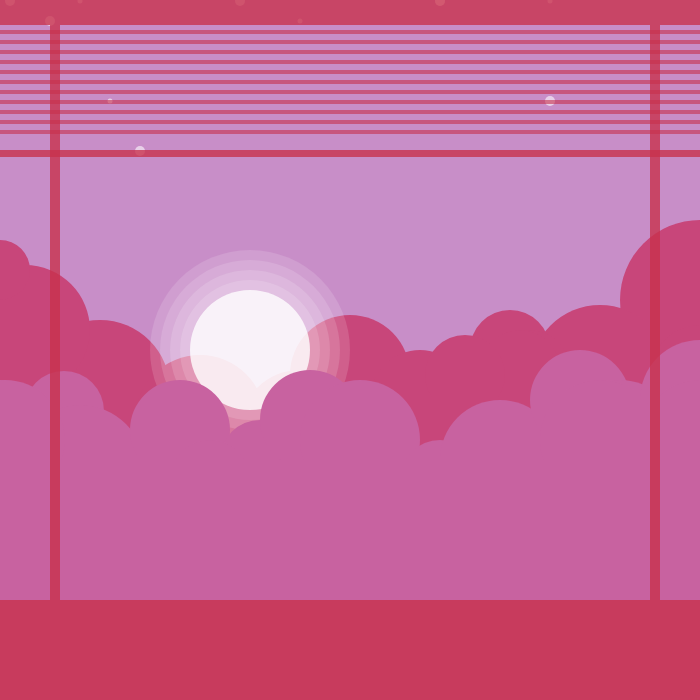
Frame 1 (no input)
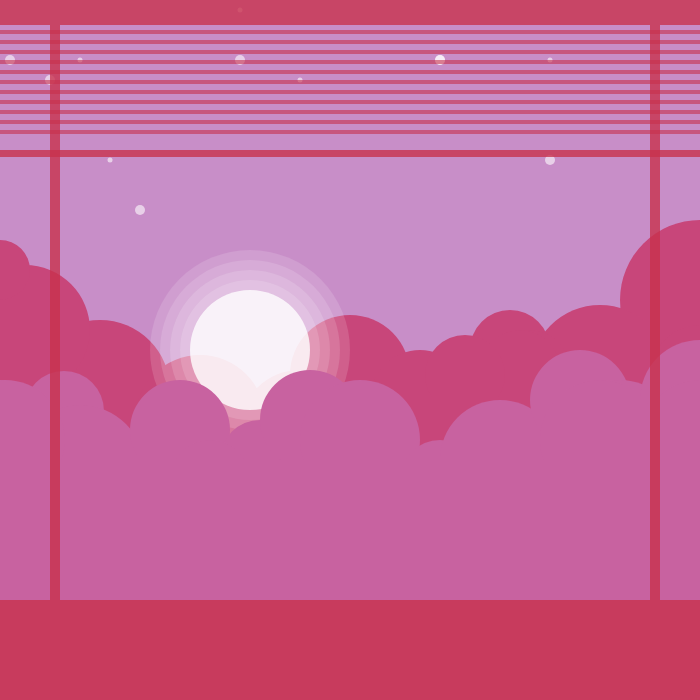
Frame 60 (no input)
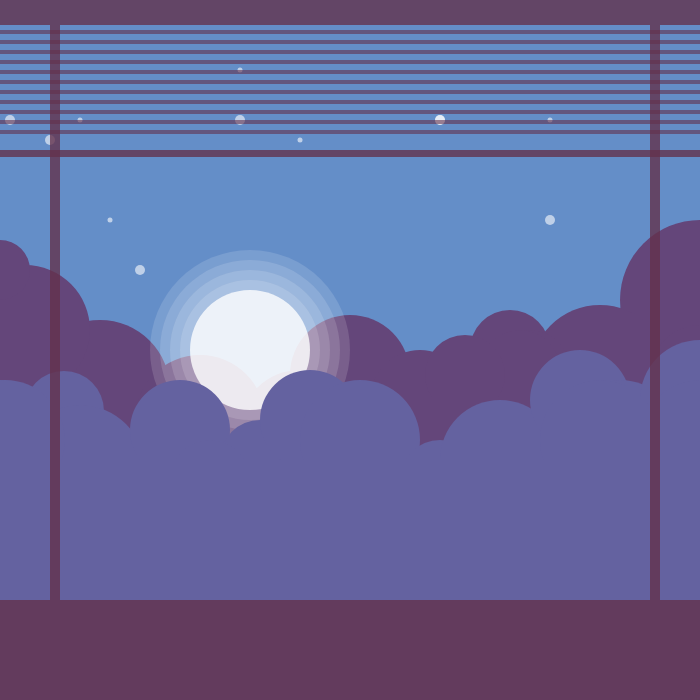
Frame 120 (the mouse pressed at the canvas centre since frame 60)

The p5.js sketch that drew these frames (run headless with seeded random() and noise() and a simulated clock; from frame 60 on, the mouse is pressed at the canvas centre):

// p5.js sketch
// ── sketch.js
var box;
var circleX;

function setup() {
createCanvas(700, 700);
noStroke();
circleX = 0;

}

function draw() {
  background(0, 52, 150);
circleX = circleX + 1;


if (circleX >= width) {
    circleX = 0;
  }
  //taken from codetrain
  box = map(mouseX, 0, height, 200, 0);
  //background(box, 56, 80, 121);
  background(box,142, 200, 255);
  
  //cloud
  fill(box, 70, 122);
ellipse(100, 390, 140, 140);
ellipse(25, 330, 130, 130);
ellipse(200, 420, 130,130);
ellipse(300, 430, 120,120);
ellipse(350, 375, 120,120);
ellipse(420, 400, 100,100);
ellipse(700, 300, 160,160);
ellipse(600, 375, 140,140);
ellipse(510, 350, 80,80);
ellipse(0, 270, 60,60);
ellipse(530, 370, 80,80);
ellipse(520, 370, 80,80);
ellipse(465, 375, 80,80);
ellipse(700, 375, 100,100);
rect(0, 400, 700, 500);

  
  //sun
fill(255,200);
ellipse(250, 350, 120, 120);

fill(255, 35);
ellipse(250, 350, 140, 140);
ellipse(250, 350, 160, 160);
ellipse(250, 350, 180, 180);
ellipse(250, 350, 200, 200);
  
//cloud front
 fill(box, 98, 160);
ellipse(64, 411, 80,80);
ellipse(0, 430, 100,100);
ellipse(80, 470, 130,130);
ellipse(180, 430, 100,100);
ellipse(260, 460, 80,80);
ellipse(210, 480, 80,80);
ellipse(310, 420, 100,100);
ellipse(360, 440, 120,120);
ellipse(440, 480, 80,80);
ellipse(500, 460, 120,120);
ellipse(580, 400, 100,100);
ellipse(620, 440, 120,120);
ellipse(700, 400, 120,120);
ellipse(700, 440, 120,120);
ellipse(600, 440, 120,120);
ellipse(5, 440, 120,120);
rect(0, 460, 700, 700);

//Snow 
//from sarah looney
fill(255, 150);
ellipse(10, circleX, 10, 10);
ellipse(50, circleX+20, 10, 10);
ellipse(80, circleX, 5, 5);
ellipse(110, circleX+100, 5, 5);
ellipse(140, circleX+150, 10, 10);
ellipse(180, circleX-200, 10, 10);
ellipse(200, circleX-150, 5, 5);
ellipse(240, circleX-50, 5, 5);
ellipse(240, circleX, 10, 10);
ellipse(300, circleX+20, 5, 5);
ellipse(440, circleX, 10, 10);
ellipse(440, circleX, 10, 10);
ellipse(550, circleX+100, 10, 10);
ellipse(530, circleX-250, 10, 10);
ellipse(530, circleX-200, 5, 5);
ellipse(580, circleX-300, 5, 5);
ellipse(300, circleX-400, 5, 5);
ellipse(140, circleX-350, 5, 5);
ellipse(400, circleX-300, 5, 5);
ellipse(550, circleX, 5, 5);

//window
 fill(box, 49, 76,200);
rect(0, 0, 700, 25);

fill(box, 49, 76,150);
rect(0, 30, 700, 4);
rect(0, 40, 700, 4);
rect(0, 50, 700, 4);
rect(0, 60, 700, 4);
rect(0, 70, 700, 4);
rect(0, 80, 700, 4);
rect(0, 90, 700, 4);
rect(0, 100, 700, 4);
rect(0, 110, 700, 4);
rect(0, 120, 700, 4);
rect(0, 130, 700, 4);

 fill(box, 49, 76,200);
rect(0, 150, 700, 7);
rect(50,25,10,575);
rect(650,25,10,575);
rect(0,600,700,100);

}
